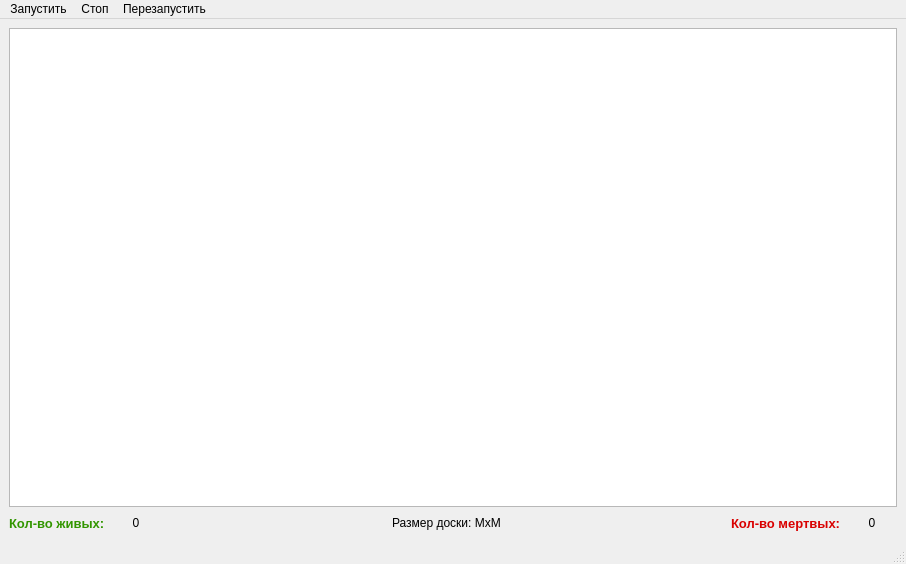
<?xml version="1.0" encoding="UTF-8"?>
<ui version="4.0">
 <class>MainWindow</class>
 <widget class="QMainWindow" name="MainWindow">
  <property name="geometry">
   <rect>
    <x>0</x>
    <y>0</y>
    <width>906</width>
    <height>564</height>
   </rect>
  </property>
  <property name="windowTitle">
   <string>Моделирование поведения мух</string>
  </property>
  <widget class="QWidget" name="centralwidget">
   <layout class="QVBoxLayout" name="verticalLayout">
    <item>
     <widget class="QGraphicsView" name="graphicsView">
      <property name="sizePolicy">
       <sizepolicy hsizetype="Minimum" vsizetype="Expanding">
        <horstretch>0</horstretch>
        <verstretch>0</verstretch>
       </sizepolicy>
      </property>
     </widget>
    </item>
    <item>
     <layout class="QGridLayout" name="gridLayout">
      <item row="0" column="4">
       <spacer name="horizontalSpacer_2">
        <property name="orientation">
         <enum>Qt::Horizontal</enum>
        </property>
        <property name="sizeHint" stdset="0">
         <size>
          <width>40</width>
          <height>20</height>
         </size>
        </property>
       </spacer>
      </item>
      <item row="0" column="2">
       <spacer name="horizontalSpacer">
        <property name="orientation">
         <enum>Qt::Horizontal</enum>
        </property>
        <property name="sizeHint" stdset="0">
         <size>
          <width>40</width>
          <height>20</height>
         </size>
        </property>
       </spacer>
      </item>
      <item row="0" column="0">
       <widget class="QLabel" name="label">
        <property name="font">
         <font>
          <pointsize>10</pointsize>
          <weight>75</weight>
          <bold>true</bold>
         </font>
        </property>
        <property name="styleSheet">
         <string notr="true">color: rgb(50, 150, 0);</string>
        </property>
        <property name="text">
         <string>Кол-во живых:</string>
        </property>
       </widget>
      </item>
      <item row="0" column="5">
       <widget class="QLabel" name="label_3">
        <property name="font">
         <font>
          <pointsize>10</pointsize>
          <weight>75</weight>
          <bold>true</bold>
         </font>
        </property>
        <property name="styleSheet">
         <string notr="true">color: rgb(217, 0, 0);</string>
        </property>
        <property name="text">
         <string>Кол-во мертвых:</string>
        </property>
       </widget>
      </item>
      <item row="0" column="6">
       <widget class="QLabel" name="label_4">
        <property name="minimumSize">
         <size>
          <width>50</width>
          <height>0</height>
         </size>
        </property>
        <property name="font">
         <font>
          <pointsize>9</pointsize>
         </font>
        </property>
        <property name="text">
         <string>0</string>
        </property>
        <property name="alignment">
         <set>Qt::AlignCenter</set>
        </property>
       </widget>
      </item>
      <item row="0" column="1">
       <widget class="QLabel" name="label_2">
        <property name="minimumSize">
         <size>
          <width>50</width>
          <height>0</height>
         </size>
        </property>
        <property name="font">
         <font>
          <pointsize>9</pointsize>
         </font>
        </property>
        <property name="text">
         <string>0</string>
        </property>
        <property name="alignment">
         <set>Qt::AlignCenter</set>
        </property>
       </widget>
      </item>
      <item row="0" column="3">
       <widget class="QLabel" name="label_sizeBorder">
        <property name="font">
         <font>
          <pointsize>9</pointsize>
         </font>
        </property>
        <property name="text">
         <string>Размер доски: MxM</string>
        </property>
       </widget>
      </item>
     </layout>
    </item>
   </layout>
  </widget>
  <widget class="QMenuBar" name="menubar">
   <property name="geometry">
    <rect>
     <x>0</x>
     <y>0</y>
     <width>906</width>
     <height>26</height>
    </rect>
   </property>
   <widget class="QMenu" name="menu_start">
    <property name="title">
     <string>Запустить</string>
    </property>
   </widget>
   <widget class="QMenu" name="menu_stop">
    <property name="title">
     <string>Стоп</string>
    </property>
   </widget>
   <widget class="QMenu" name="menu_restart">
    <property name="title">
     <string>Перезапустить</string>
    </property>
   </widget>
   <addaction name="menu_start"/>
   <addaction name="menu_stop"/>
   <addaction name="menu_restart"/>
  </widget>
  <widget class="QStatusBar" name="statusbar"/>
 </widget>
 <resources/>
 <connections/>
</ui>
